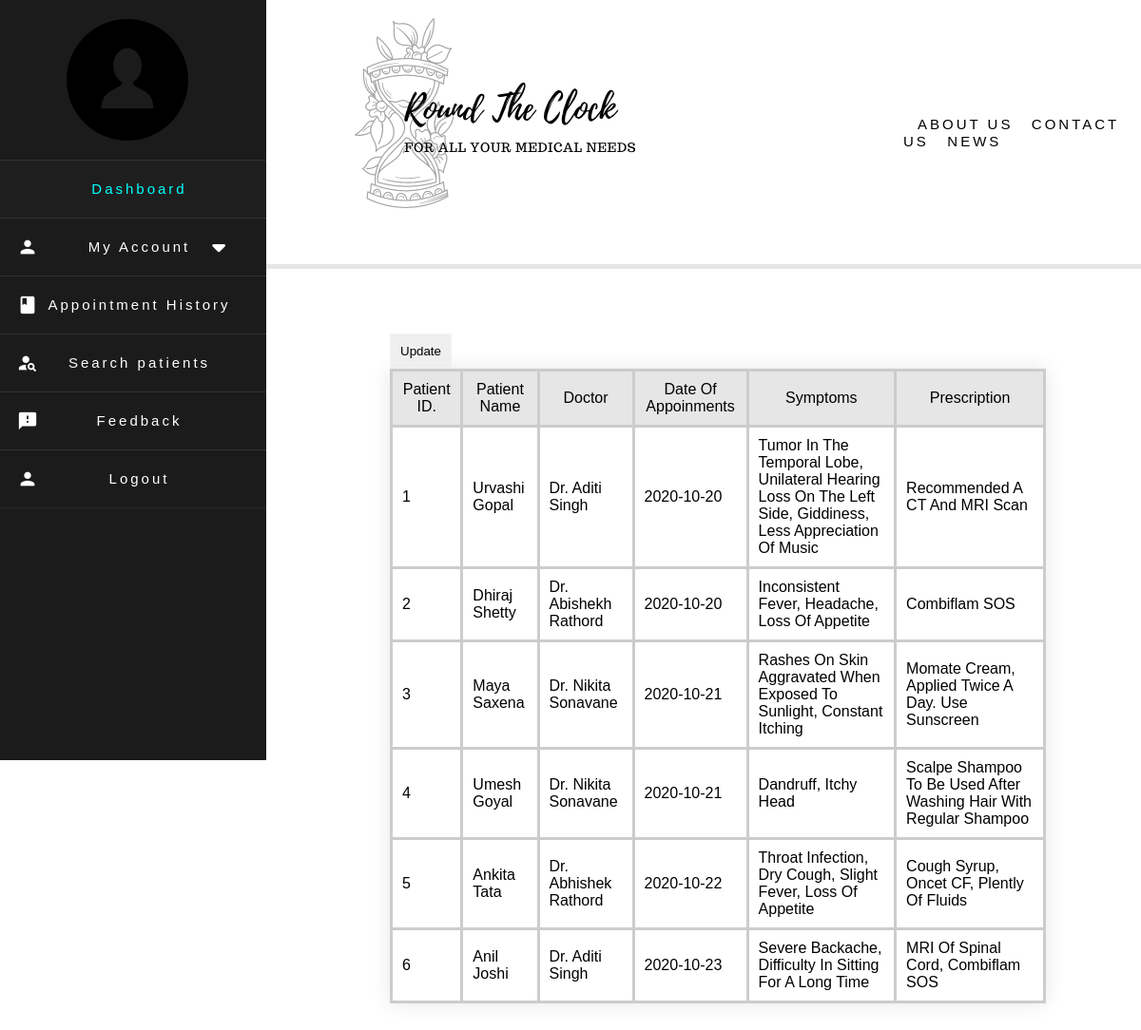
The page /Doctor/ApptHistory.php (signed in) on the database its author committed.
### tables this page shows
CREATE TABLE `medical_history` (
  `Patient_Id` int(20) NOT NULL,
  `Patient_Name` varchar(64) NOT NULL,
  `Doctor_Name` varchar(64) NOT NULL,
  `Date_of_Appointment` date NOT NULL,
  `Symptoms` text NOT NULL,
  `Prescription` text NOT NULL
);

### Doctor/ApptHistory.php (the view, shortened to what this page needs)
<?php include 'import1.php'; ?>
<?php
function OpenCon()
 {
 $dbhost = "localhost";
 $dbuser = "root";
 $dbpass = "13579";
 $db = "roundtheclock";
 $conn = new mysqli($dbhost, $dbuser, $dbpass,$db);
 return $conn;
 }
 $conn = OpenCon();
$result = $conn->query("SELECT * FROM `medical_history`");
echo '<div class="center">';
echo '<table class="center1">
      <tr>
          <td class="color1"> Patient ID. </td>
          <td class="color1"> Patient Name </td>
          <td class="color1"> Doctor </td>
          <td class="color1"> Date of Appoinments </td>
          <td class="color1"> Symptoms </td>
          <td class="color1"> Prescription </td>
      </tr>';
if ($result->num_rows> 0)
{
  while($row = $result->fetch_assoc())
  {
        $field1name = $row["Patient_Id"];
        $field2name = $row["Patient_Name"];
        $field3name = $row["Doctor_Name"];
        $field4name = $row["Date_of_Appointment"];
        $field5name = $row["Symptoms"];
        $field6name = $row["Prescription"];
        echo '<tr>
                  <td>'.$field1name.'</td>
                  <td>'.$field2name.'</td>
                  <td>'.$field3name.'</td>
                  <td>'.$field4name.'</td>
                  <td>'.$field5name.'</td>
                  <td>'.$field6name.'</td>
              </tr>';
  }
}
else{
  echo "ERROR-No data.";
}
echo '<button class="btn1" id="myButton">Update</button>';
echo '</div>';
?>

### Doctor/import.css (style rules this page uses)
* { margin: 0; padding: 0; user-select: none; box-sizing: border-box; font-family:sans-serif,serif; }

### rows shown on the page
medical_history: Patient_Id "1", Patient_Name "Urvashi Gopal", Doctor_Name "Dr. Aditi Singh", Date_of_Appointment "2020-10-20", Symptoms "Tumor In The Temporal Lobe, Unilateral Hearing Loss On The Left Side, Giddiness, Less Appreciation Of Music", Prescription "Recommended A CT And MRI Scan"
medical_history: Patient_Id "2", Patient_Name "Dhiraj Shetty", Doctor_Name "Dr. Abishekh Rathord", Date_of_Appointment "2020-10-20", Symptoms "Inconsistent Fever, Headache, Loss Of Appetite", Prescription "Combiflam SOS"
medical_history: Patient_Id "3", Patient_Name "Maya Saxena", Doctor_Name "Dr. Nikita Sonavane", Date_of_Appointment "2020-10-21", Symptoms "Rashes On Skin Aggravated When Exposed To Sunlight, Constant Itching", Prescription "Momate Cream, Applied Twice A Day. Use Sunscreen"
medical_history: Patient_Id "4", Patient_Name "Umesh Goyal", Doctor_Name "Dr. Nikita Sonavane", Date_of_Appointment "2020-10-21", Symptoms "Dandruff, Itchy Head", Prescription "Scalpe Shampoo To Be Used After Washing Hair With Regular Shampoo"
medical_history: Patient_Id "5", Patient_Name "Ankita Tata", Doctor_Name "Dr. Abhishek Rathord", Date_of_Appointment "2020-10-22", Symptoms "Throat Infection, Dry Cough, Slight Fever, Loss Of Appetite", Prescription "Cough Syrup, Oncet CF, Plently Of Fluids"
medical_history: Patient_Id "6", Patient_Name "Anil Joshi", Doctor_Name "Dr. Aditi Singh", Date_of_Appointment "2020-10-23", Symptoms "Severe Backache, Difficulty In Sitting For A Long Time", Prescription "MRI Of Spinal Cord, Combiflam SOS"
